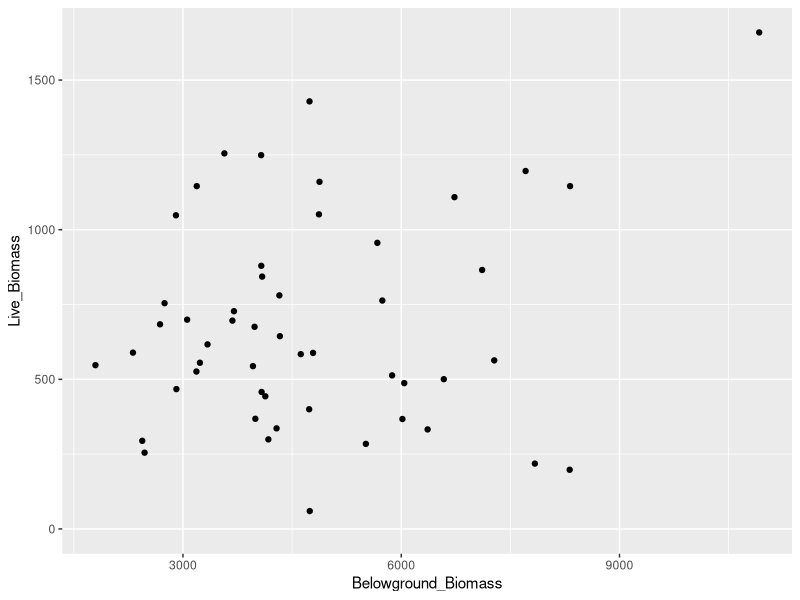
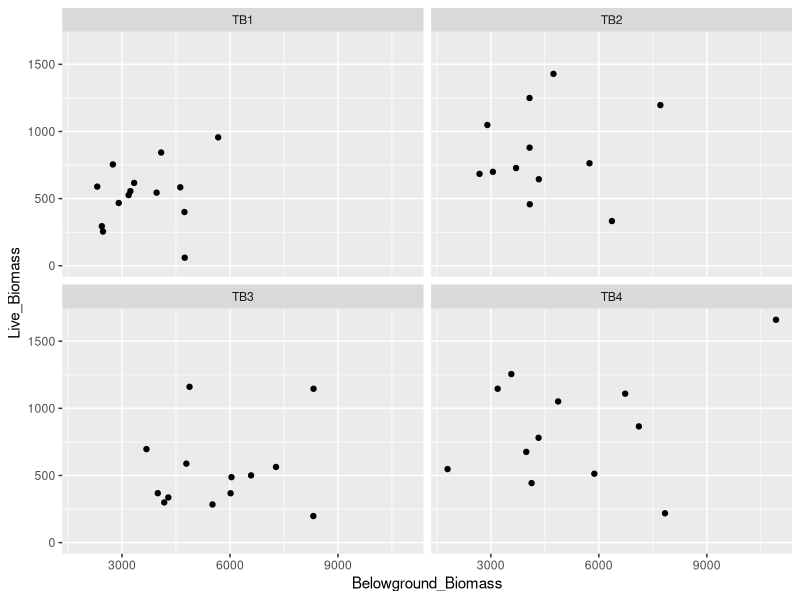
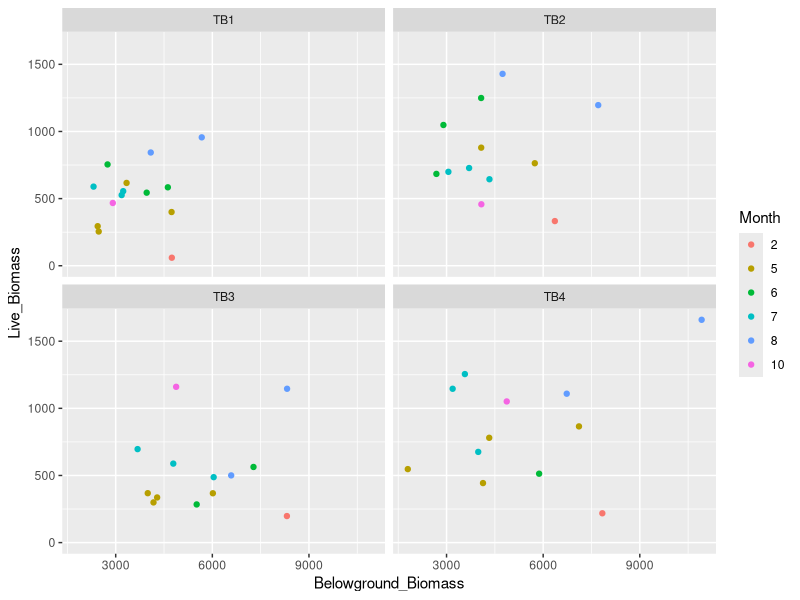
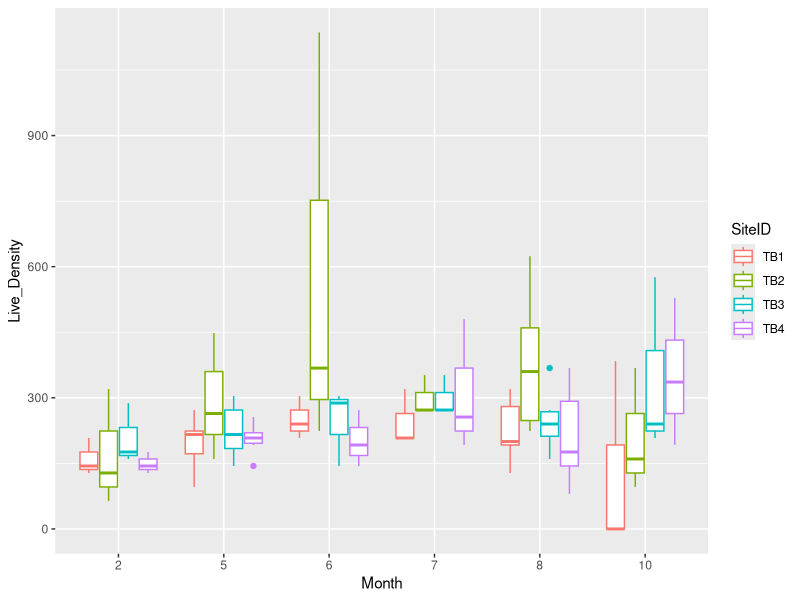

Here is the R script that generated these plots, in order:
## ---- chunk 1
# This is a code chunk. It lets you write R code within a Notebook. Commented lines like this one are not run in the code.

# This installs the tidyverse pakcage
install.packages("tidyverse")

# This loads the package into your workspace so that you can us it
library(tidyverse)
## ---- chunk 2
# You will use the read_csv function. Let's learn more about it:
help(read_csv)

# Now import your data
plants <- read_csv("TB_plant_data.csv")

# Open the imported data to take a look at it
View(plants)
## ---- chunk 3
plants$Total_Biomass <- plants$Live_Biomass + plants$Dead_Biomass
## ---- chunk 4
plants %>% 
  group_by(SiteID) %>% 
  summarize(MeanLiveDensity=mean(Live_Density), MeanDeadDensity = mean(Dead_Density))
## ---- chunk 5
# From "R for Data Science":
# "To make a graph, replace the bracketed sections in the code below with a dataset, a geom function, or a collection of mappings.""

# ggplot(data = <DATA>) + 
#  <GEOM_FUNCTION>(mapping = aes(<MAPPINGS>))

ggplot(data = plants) +
 geom_point(mapping = aes(x = Belowground_Biomass, y = Live_Biomass))

# Now let's break this down by site
ggplot(data = plants) +
 geom_point(mapping = aes(x = Belowground_Biomass, y = Live_Biomass)) +
 facet_wrap(~SiteID, nrow = 2)

# We can also use color to help us visualize patterns
plants$Month <- factor(plants$Month)
ggplot(data = plants) +
 geom_point(mapping = aes(x = Belowground_Biomass, y = Live_Biomass, color = Month)) +
 facet_wrap(~SiteID, nrow = 2)

# Many types of graphs are possible by changes the geom
ggplot(data = plants) +
 geom_boxplot(mapping = aes(x = Month, y = Live_Density, color = SiteID))
